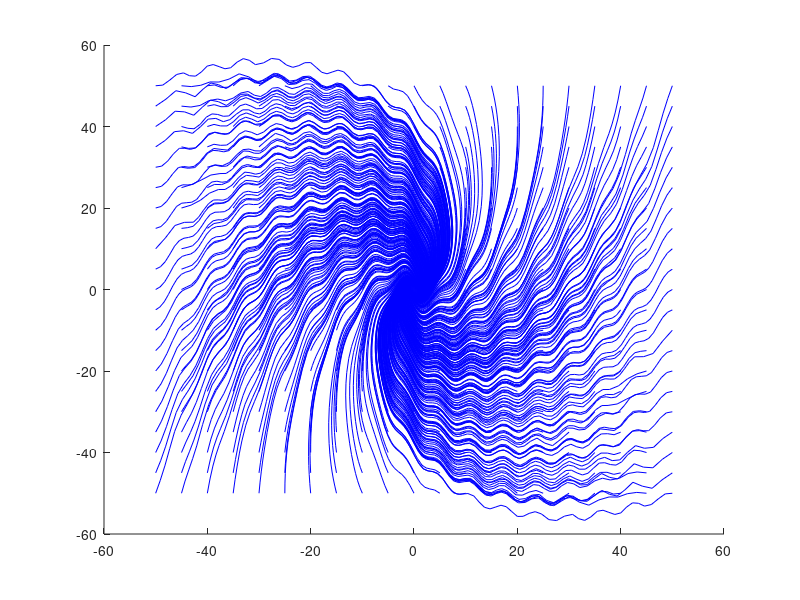
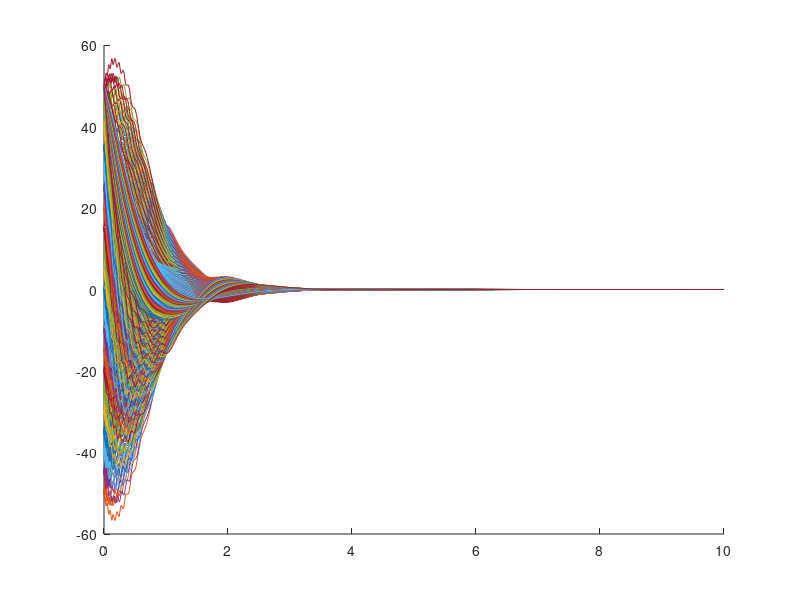

Source code (MATLAB) for these figures, in order:
%%%Example 6.1.2
function feedback_linearization_1()
close all

f1 = figure();
ax1 = gca;
hold on
f2 = figure();
ax2 = gca;
hold on
for x1 = -50:5:50
    x1
    for x2 = -50:5:50
        [tout,xout] = ode45(@Derivs,[0 10],[x1;x2]);
        plot(ax1,xout(:,1),xout(:,2),'b-')
        plot(ax2,tout,xout)
        %drawnow
    end
end



function dxdt = Derivs(t,x)

x1 = x(1);
x2 = x(2);
a = 1;

%%%Transform the state
z1 = x1;
z2 = a*x2 + sin(x1);

%%%Control
k1 = 3;
k2 = 1.5;
v = -k1*z1 - k2*z2;

b = a*cos(2*z1);
f = -2*z1*cos(z1) + cos(z1)*sin(z1);
u = 1/b*(v - f); %%%Allows z2dot = v
%u = 0;

x1dot = -2*x1 + a*x2 + sin(x1);
x2dot = -x2*cos(x1) + u*cos(2*x1);

dxdt = [x1dot;x2dot];
